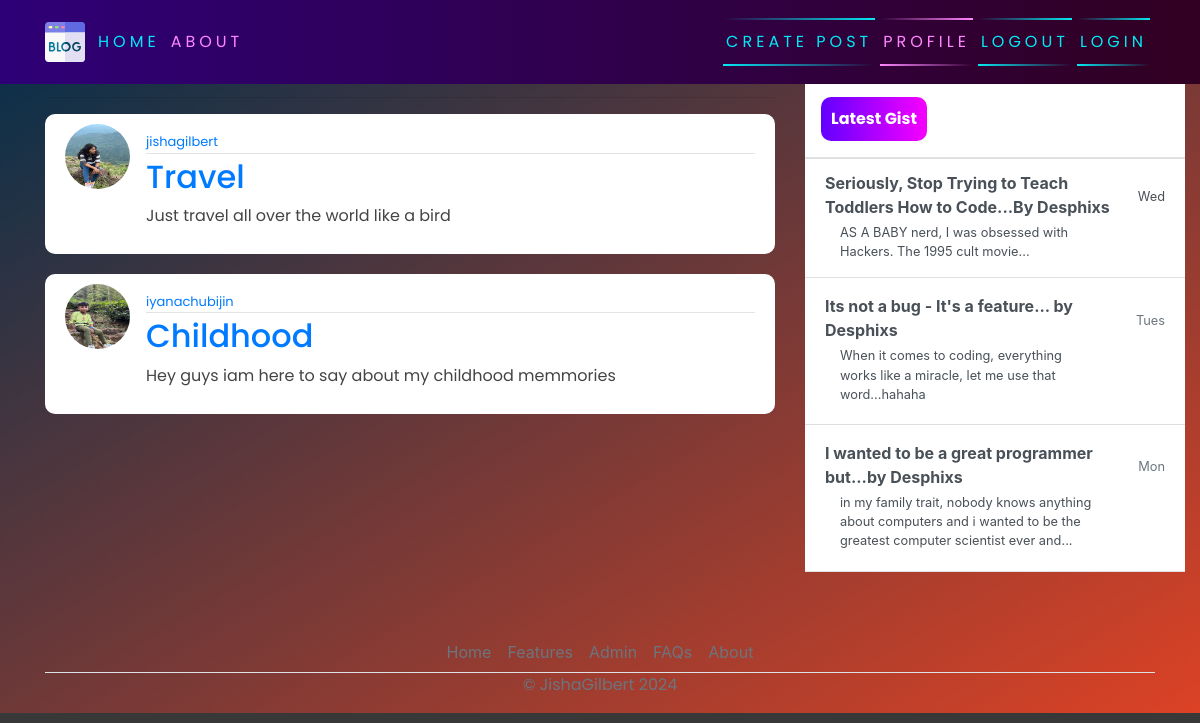
The page / (signed in) on the database its author committed.
### blogapp/models.py (models this page shows, shortened)
class Post(models.Model):
    title=models.CharField(max_length=200)
    content=models.TextField()
    date_posted=models.DateTimeField(default=timezone.now)
    author=models.ForeignKey(User,on_delete=models.CASCADE)

### users/models.py (models this page shows, shortened)
class Profile(models.Model):
    user=models.OneToOneField(User, on_delete=models.CASCADE)
    image=models.ImageField(default='default.jpg',upload_to='profile_pics')

### blogapp/views.py (the view)
# urls.py: path('',PostListView.as_view(),name="home"),
class PostListView(LoginRequiredMixin, ListView):
    model = Post
    template_name = 'blog/home.html'
    context_object_name = 'posts'
    ordering = ["-date_posted"]

### blogapp/templates/blog/home.html (shortened to what this page needs)
{% extends 'blog/base.html' %}
{% block content %}
<hr>
{% for post in posts %}
<article class="media content-section">
    <img class="rounded-circle article-img" src="{{ post.author.profile.image.url }}" alt="">
    <div class="media-body">
        <div class="article-metadata">
            <a class="mr-2" href="#"> {{post.author}}</a>
        </div>
        <h2><a class="article=title" href="{% url 'blog-detail' post.id %}">{{post.title}}</a></h2>
<P class="article-content">{{post.content}}</P>
    </div>
    <br>
</article>
{% endfor %}
{% endblock content %}

### blogapp/templates/blog/base.html (shortened to what this page needs)
<!DOCTYPE html>
<html>
<head>
{% load static %}
    <link rel="stylesheet" href="https://maxcdn.bootstrapcdn.com/bootstrap/4.0.0/css/bootstrap.min.css">
    <link rel="stylesheet" href="{% static 'blog/main.css' %}">
</head>
<body>
    <header class="site-header">
      <nav class="navbar navbar-expand-md navbar-dark bg-steel fixed-top">
        <div class="container">
          <div class="collapse navbar-collapse" id="navbarToggle">
            <div class="navbar-nav mr-auto">
                {% if user.is_authenticated %}
              <a class="nav-item nav-link" href="{% url 'home' %}" id="auth-links">HOME</a>
              <a class="nav-item nav-link" href="{% url 'about' %}" id="auth-links">ABOUT</a>
            </div>
            <div class="navbar-nav">
                 <a href="{% url 'blog-new' %}" id="auth-links">
                <span></span>
                <span></span>
                Create Post
            </a>
                <a href="{% url 'profile' %}" id="auth-links">
                <span></span>
                <span></span>
                Profile
            </a>
<a href="{% url 'logout' %}" id="auth-links">
                <span></span>
                <span></span>
                Logout
            </a>
                 <a href="{% url 'login' %}" id="auth-links">
                <span></span>
                <span></span>
                Login
            </a>
{% endif %}
            </div>
          </div>
        </div>
      </nav>
    </header>
    <main role="main" class="container">
      <div class="row">
          <div class="col-md-8">
          </div>
        <div class="col-md-8">
           {% block content %}{% endblock %}
        </div>
        <div class="col-md-4">
          <div class="content-sectionw">
            <div class="d-flex flex-column align-items-stretch flex-shrink-0 bg-white" style="width: 380px;" style="padding-top: 120px;">
                <a id="list-group" style="text-decoration: none;" href="" class="d-flex align-items-center flex-shrink-0 p-3 link-dark text-decoration-none border-bottom">
                  <span class="fs-5 fw-semibold" id="gist-btn">Latest Gist</span>
                </a>
                <div class="list-group list-group-flush border-bottom scrollarea">
                  <a href="#" class="list-group-item list-group-item-action  lh-tight" aria-current="true">
                    <div class="d-flex w-100 align-items-center justify-content-between">
                      <strong class="mb-1">Seriously, Stop Trying to Teach Toddlers How to Code...By Desphixs
                    </strong>
                      <small>Wed</small>
                    </div>
                    <div class="col-10 mb-1 small">AS A BABY nerd, I was obsessed with Hackers. The 1995 cult movie... </div>
                  </a>
                  <a href="#" class="list-group-item list-group-item-action py-3 lh-tight">
                    <div class="d-flex w-100 align-items-center justify-content-between">
                      <strong class="mb-1">Its not a bug - It's a feature... by Desphixs</strong>
                      <small class="text-muted">Tues</small>
                    </div>
                    <div class="col-10 mb-1 small">When it comes to coding, everything works like a miracle, let me use that word...hahaha</div>
                  </a>
                  <a href="#" class="list-group-item list-group-item-action py-3 lh-tight">
                    <div class="d-flex w-100 align-items-center justify-content-between">
                      <strong class="mb-1">I wanted to be a great programmer but...by Desphixs</strong>
                      <small class="text-muted">Mon</small>
                    </div>
                    <div class="col-10 mb-1 small">in my family trait, nobody knows anything about computers and i wanted to be the greatest computer scientist ever and...</div>
                  </a>
                </div>
              </div>
          </div>
        </div>
      </div>
        <footer class="" >
          <ul class="nav justify-content-center border-bottom"  style="margin-top: 60px;">
            <li class="nav-item"><a href="#" class="nav-link px-2 text-muted">Home</a></li>
            <li class="nav-item"><a href="#" class="nav-link px-2 text-muted">Features</a></li>
            <li class="nav-item"><a href="admin/" class="nav-link px-2 text-muted">Admin</a></li>
            <li class="nav-item"><a href="#" class="nav-link px-2 text-muted">FAQs</a></li>
            <li class="nav-item"><a href="#" class="nav-link px-2 text-muted">About</a></li>
          </ul>
          <p class="text-center text-muted">&copy; JishaGilbert 2024</p>
        </footer>
    </main>
</body>
</html>

### blogapp/static/blog/main.css (style rules this page uses)
body { background: linear-gradient(to bottom right,#002f4b, #dc4225); color: #333333; background-color: rgb(56, 56, 56); margin-top: 5rem; background-size: contain; background-repeat: no-repeat; }
h1, h2, h3, h4, h5, h6, p { color: #444444; font-family: 'Poppins', sans-serif; }
ul { margin: 0; }
.bg-steel { background: linear-gradient(270deg, rgb(49, 0, 33) 0%, rgb(46, 0, 119) 100%); }
.site-header .navbar-nav .nav-link { color: #cbd5db; }
.content-section { background: #ffffff; padding: 10px 20px; border-radius: 10px; margin-bottom: 20px; }
.article-content { white-space: pre-line; }
.article-img { height: 65px; width: 65px; margin-right: 16px; }
.article-metadata { font-family: 'Poppins', sans-serif; padding-bottom: 1px; margin-bottom: 4px; font-size: 13px; border-bottom: 1px solid #e3e3e3 }
svg { width: 50px; height: 50px; }
#auth-links { font-family: 'Poppins', sans-serif; position: relative; display: inline-block; padding: 12px 3px; margin: 10px 0; color: #03e9f4; text-decoration: none; text-transform: uppercase; transition: 0.5s; letter-spacing: 4px; overflow: hidden; margin-right: 5px; }
#auth-links:nth-child(2) { filter: hue-rotate(110deg); }
#auth-links span { position: absolute; display: block; }
#auth-links span:nth-child(1) { top: 0; left: 0; width: 100%; height: 2px; background: linear-gradient(90deg,transparent,#03e9f4); animation: animate1 1s linear infinite; }
#auth-links span:nth-child(3) { bottom: 0; right: 0; width: 100%; height: 2px; background: linear-gradient(270deg,transparent,#03e9f4); animation: animate3 1s linear infinite; animation-delay: 0.50s; }
#gist-btn { color: black; background: linear-gradient(270deg, rgb(247, 0, 255) 0%, rgb(98, 0, 255) 100%); padding: 10px; color: white; font-family: 'Poppins', sans-serif; font-weight: bold; border-radius: 10px; }

### rows shown on the page
Post: author.profile.image (picture), author "jishagilbert", title "Travel", content "Just travel all over the world like a bird"
Post: author.profile.image (picture), author "iyanachubijin", title "Childhood", content "Hey guys iam here to say about my childhood memmories"
